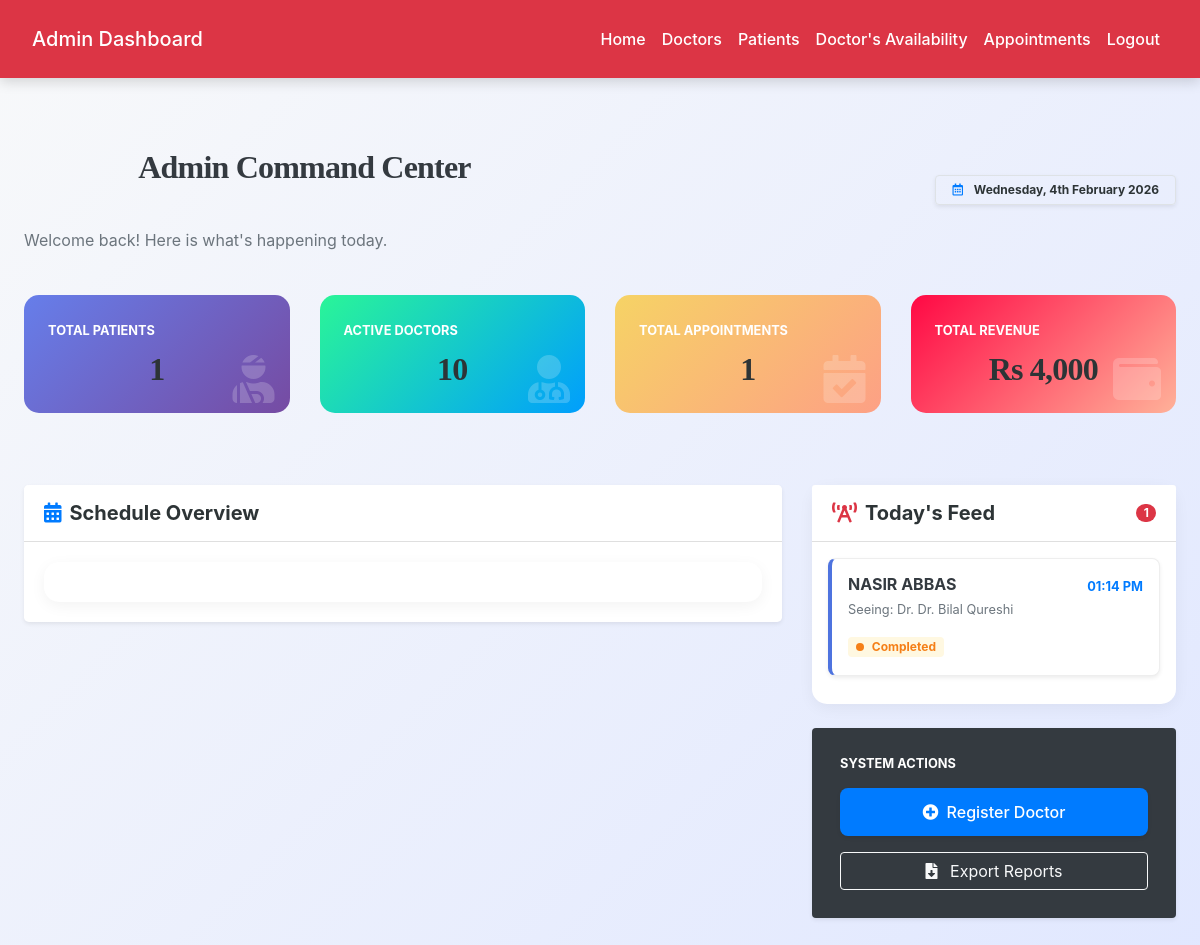
/admin/admin_home.php (signed in), run on the app's committed database.
### tables this page shows
CREATE TABLE `appointments` (
  `appointment_id` int(11) NOT NULL,
  `patient_id` int(11) NOT NULL,
  `doctor_id` int(11) NOT NULL,
  `appointment_date` date NOT NULL,
  `start_time` time NOT NULL,
  `end_time` time NOT NULL,
  `status` enum('pending','confirmed','cancelled','completed') DEFAULT 'pending',
  `reason` text DEFAULT NULL,
  `created_at` datetime DEFAULT current_timestamp(),
  `updated_at` datetime DEFAULT current_timestamp() ON UPDATE current_timestamp()
);

CREATE TABLE `patients` (
  `id` int(11) NOT NULL,
  `mr_number` varchar(20) NOT NULL,
  `name` varchar(100) NOT NULL,
  `email` varchar(100) DEFAULT NULL,
  `phone` varchar(15) NOT NULL,
  `password` varchar(255) DEFAULT NULL,
  `blood_group` varchar(10) DEFAULT NULL,
  `allergies` text DEFAULT NULL,
  `emergency_contact_name` varchar(150) DEFAULT NULL,
  `date_of_birth` date DEFAULT NULL,
  `gender` enum('male','female','other') DEFAULT NULL,
  `address` text DEFAULT NULL,
  `guardian_name` varchar(100) DEFAULT NULL,
  `guardian_phone` varchar(15) DEFAULT NULL,
  `registration_date` date DEFAULT curdate(),
  `status` enum('active','inactive') DEFAULT 'active',
  `created_at` timestamp NOT NULL DEFAULT current_timestamp()
);

CREATE TABLE `doctors` (
  `doctor_id` int(11) NOT NULL,
  `full_name` varchar(100) NOT NULL,
  `email` varchar(100) NOT NULL,
  `password` varchar(255) NOT NULL,
  `phone` varchar(20) DEFAULT NULL,
  `specialization` varchar(100) DEFAULT NULL,
  `qualification` varchar(100) DEFAULT NULL,
  `experience_years` int(11) DEFAULT NULL,
  `consultation_fee` decimal(10,2) DEFAULT NULL,
  `profile_image` varchar(255) DEFAULT NULL,
  `bio` text DEFAULT NULL,
  `status` enum('active','inactive','on_leave') DEFAULT 'active',
  `rating` decimal(2,1) DEFAULT 0.0,
  `location` varchar(255) DEFAULT NULL,
  `created_at` datetime DEFAULT current_timestamp(),
  `updated_at` datetime DEFAULT current_timestamp() ON UPDATE current_timestamp()
);

### admin/admin_home.php (the view, shortened to what this page needs)
<?php
include('config.php');
$total_patients = $conn->query("SELECT COUNT(*) as count FROM patients")->fetch_assoc()['count'];
$total_doctors = $conn->query("SELECT COUNT(*) as count FROM doctors")->fetch_assoc()['count'];
$total_appointments = $conn->query("SELECT COUNT(*) as count FROM appointments")->fetch_assoc()['count'];
$total_revenue = $conn->query("SELECT SUM(consultation_fee) as total FROM appointments a JOIN doctors d ON a.doctor_id = d.doctor_id WHERE a.status='completed'")->fetch_assoc()['total'] ?? 0;
$recent_appointments = $conn->query("SELECT a.*, p.name as patient_name, d.full_name as doctor_name
    FROM appointments a
    JOIN patients p ON a.patient_id = p.id
    JOIN doctors d ON a.doctor_id = d.doctor_id
    WHERE a.appointment_date = CURDATE() ORDER BY a.start_time ASC");
?>
<!DOCTYPE html>
<html lang="en">
<head>
    <link rel="stylesheet" href="https://maxcdn.bootstrapcdn.com/bootstrap/4.5.2/css/bootstrap.min.css">
    <link rel="stylesheet" href="https://cdnjs.cloudflare.com/ajax/libs/font-awesome/5.15.4/css/all.min.css">
    <link href='https://cdn.jsdelivr.net/npm/fullcalendar@5.10.1/main.min.css' rel='stylesheet' />
    <link rel="stylesheet" href="../css/style.css">
</head>
<body>
<?php include('admin_navbar.php'); ?>
<div class="container dashboard-wrapper">
    <div class="row align-items-center mb-4">
        <div class="col-md-6 text-center text-md-left">
            <h2 class="font-weight-bold text-dark">Admin Command Center</h2>
            <p class="text-muted">Welcome back! Here is what's happening today.</p>
        </div>
        <div class="col-md-6 text-center text-md-right">
            <span class="badge badge-white border px-3 py-2 shadow-sm">
                <i class="far fa-calendar-alt mr-2 text-primary"></i> <?php echo date('l, jS F Y'); ?>
            </span>
        </div>
    </div>
    <div class="row mb-5">
        <div class="col-xl-3 col-md-6 mb-4">
            <div class="card stat-card bg-patients p-4 h-100">
                <small class="text-uppercase font-weight-bold">Total Patients</small>
                <h2 class="mb-0 mt-2 font-weight-bold"><?= number_format($total_patients) ?></h2>
                <i class="fas fa-user-injured"></i>
            </div>
        </div>
        <div class="col-xl-3 col-md-6 mb-4">
            <div class="card stat-card bg-doctors p-4 h-100">
                <small class="text-uppercase font-weight-bold">Active Doctors</small>
                <h2 class="mb-0 mt-2 font-weight-bold"><?= $total_doctors ?></h2>
                <i class="fas fa-user-md"></i>
            </div>
        </div>
        <div class="col-xl-3 col-md-6 mb-4">
            <div class="card stat-card bg-appts p-4 h-100">
                <small class="text-uppercase font-weight-bold">Total Appointments</small>
                <h2 class="mb-0 mt-2 font-weight-bold"><?= $total_appointments ?></h2>
                <i class="fas fa-calendar-check"></i>
            </div>
        </div>
        <div class="col-xl-3 col-md-6 mb-4">
            <div class="card stat-card bg-revenue p-4 h-100">
                <small class="text-uppercase font-weight-bold">Total Revenue</small>
                <h2 class="mb-0 mt-2 font-weight-bold">Rs <?= number_format($total_revenue) ?></h2>
                <i class="fas fa-wallet"></i>
            </div>
        </div>
    </div>
    <div class="row">
        <div class="col-lg-8 mb-4">
            <div class="card border-0 shadow-sm rounded-lg overflow-hidden">
                <div class="card-header bg-white py-3">
                    <h5 class="mb-0 font-weight-bold"><i class="fas fa-calendar-alt mr-2 text-primary"></i>Schedule Overview</h5>
                </div>
                <div class="card-body">
                    <div id='calendar'></div>
                </div>
            </div>
        </div>
        <div class="col-lg-4">
            <div class="card feed-card mb-4">
                <div class="card-header bg-white py-3 d-flex justify-content-between align-items-center">
                    <h5 class="mb-0 font-weight-bold"><i class="fas fa-broadcast-tower mr-2 text-danger"></i>Today's Feed</h5>
                    <span class="badge badge-pill badge-danger"><?= $recent_appointments->num_rows ?></span>
                </div>
                <div class="card-body px-3 py-3">
                    <?php if($recent_appointments->num_rows > 0): ?>
                        <?php while($app = $recent_appointments->fetch_assoc()): ?>
                            <div class="notification-item p-3 shadow-sm">
                                <div class="d-flex justify-content-between align-items-start">
                                    <div>
                                        <h6 class="mb-0 font-weight-bold text-dark"><?= htmlspecialchars($app['patient_name']) ?></h6>
                                        <small class="text-muted">Seeing: Dr. <?= htmlspecialchars($app['doctor_name']) ?></small>
                                    </div>
                                    <small class="font-weight-bold text-primary"><?= date('h:i A', strtotime($app['start_time'])) ?></small>
                                </div>
                                <div class="mt-2">
                                    <?php $status_class = ($app['status'] == 'confirmed') ? 'badge-confirmed' : 'badge-pending'; ?>
                                    <span class="badge <?= $status_class ?> px-2 py-1">
                                        <span class="badge-dot" style="background-color: currentColor;"></span>
                                        <?= ucfirst($app['status']) ?>
                                    </span>
                                </div>
                            </div>
                        <?php endwhile; ?>
                    <?php endif; ?>
                </div>
            </div>
            <div class="card border-0 shadow-sm bg-dark text-white p-2">
                <div class="card-body">
                    <h6 class="text-uppercase small font-weight-bold mb-3">System Actions</h6>
                    <a href="add_doctor.php" class="btn btn-primary btn-block mb-2 shadow-sm">
                        <i class="fas fa-plus-circle mr-2"></i> Register Doctor
                    </a>
                    <a href="generate_report.php" class="btn btn-outline-light btn-block">
                        <i class="fas fa-file-download mr-2"></i> Export Reports
                    </a>
                </div>
            </div>
        </div>
    </div>
</div>
</body>
</html>

### css/style.css (style rules this page uses)
:root { --primary: #007bff; --secondary: #6c757d; --success: #28a745; --info: #17a2b8; --warning: #ffc107; --danger: #dc3545; --light: #f8f9fa; --dark: #2d3436; --accent: #ff6f61; --highlight: #6f42c1; --shadow: rgba(0, 0, 0, 0.15); --transition: all 0.3s ease-in-out; }
body { font-family: 'Inter', 'Segoe UI', Tahoma, Geneva, Verdana, sans-serif; background: linear-gradient(135deg, var(--light) 0%, #e0e7ff 100%); color: var(--dark); line-height: 1.8; margin: 0; padding: 0; min-height: 100vh; font-size: 16px; }
h1, h2, h3, h4 { text-align: center; margin: 2.5rem 0; font-family: 'Georgia', 'Times New Roman', serif; color: var(--dark); font-weight: 700; letter-spacing: -0.025em; }
h2 { font-size: 2rem; }
.container { max-width: 1200px; margin: 0 auto 3rem; padding: 0 1.5rem; }
.btn-primary { background-color: var(--primary); color: #fff; border: none; border-radius: 8px; padding: 0.75rem 1.5rem; font-size: 1rem; font-weight: 500; cursor: pointer; transition: var(--transition); display: inline-flex; align-items: center; justify-content: center; }
a { color: var(--primary); text-decoration: none; font-weight: 500; transition: var(--transition); }

### admin/admin_home.php (style rules this page uses)
.dashboard-wrapper { padding-top: 30px; padding-bottom: 50px; }
.stat-card { border: none; border-radius: 15px; color: white; transition: transform 0.3s ease; position: relative; overflow: hidden; }
.bg-patients { background: linear-gradient(135deg, #667eea 0%, #764ba2 100%); }
.bg-doctors { background: linear-gradient(135deg, #2af598 0%, #009efd 100%); }
.bg-appts { background: linear-gradient(135deg, #f6d365 0%, #fda085 100%); }
.bg-revenue { background: linear-gradient(135deg, #ff0844 0%, #ffb199 100%); }
.stat-card i { position: absolute; right: 15px; bottom: 10px; font-size: 3rem; opacity: 0.2; }
#calendar { background: white; padding: 20px; border-radius: 15px; box-shadow: 0 4px 15px rgba(0,0,0,0.05); border: none; }
.feed-card { border-radius: 15px; border: none; box-shadow: 0 4px 15px rgba(0,0,0,0.05); }
.notification-item { border-left: 4px solid #4e73df; margin-bottom: 12px; background: #fff; border-radius: 8px; transition: 0.2s; border-top: 1px solid #eee; border-right: 1px solid #eee; border-bottom: 1px solid #eee; }
.badge-dot { width: 8px; height: 8px; border-radius: 50%; display: inline-block; margin-right: 5px; }
.badge-pending { background: #fff8e1; color: #f57f17; }

### data on the page
appointments: patient.name "NASIR ABBAS", doctor.full_name "Dr. Bilal Qureshi", start_time "01:14 PM", status "Completed"

### other printed values
$total_patients "1"
$total_doctors "10"
$total_appointments "1"
$total_revenue "4,000"
$recent_appointments->num_rows "1"
